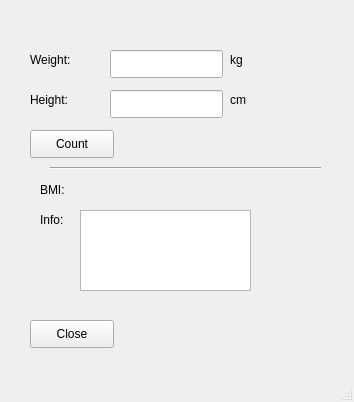
<?xml version="1.0" encoding="UTF-8"?>
<ui version="4.0">
 <class>MainWindow</class>
 <widget class="QMainWindow" name="MainWindow">
  <property name="geometry">
   <rect>
    <x>0</x>
    <y>0</y>
    <width>354</width>
    <height>402</height>
   </rect>
  </property>
  <property name="windowTitle">
   <string>MainWindow</string>
  </property>
  <widget class="QWidget" name="centralwidget">
   <widget class="QLabel" name="label">
    <property name="geometry">
     <rect>
      <x>30</x>
      <y>50</y>
      <width>63</width>
      <height>20</height>
     </rect>
    </property>
    <property name="text">
     <string>Weight:</string>
    </property>
   </widget>
   <widget class="QLabel" name="label_2">
    <property name="geometry">
     <rect>
      <x>30</x>
      <y>90</y>
      <width>63</width>
      <height>20</height>
     </rect>
    </property>
    <property name="text">
     <string>Height:</string>
    </property>
   </widget>
   <widget class="QLabel" name="label_3">
    <property name="geometry">
     <rect>
      <x>40</x>
      <y>180</y>
      <width>63</width>
      <height>20</height>
     </rect>
    </property>
    <property name="text">
     <string>BMI:</string>
    </property>
   </widget>
   <widget class="QLabel" name="label_4">
    <property name="geometry">
     <rect>
      <x>40</x>
      <y>210</y>
      <width>63</width>
      <height>20</height>
     </rect>
    </property>
    <property name="text">
     <string>Info:</string>
    </property>
   </widget>
   <widget class="QPushButton" name="closeButton">
    <property name="geometry">
     <rect>
      <x>30</x>
      <y>320</y>
      <width>84</width>
      <height>28</height>
     </rect>
    </property>
    <property name="text">
     <string>Close</string>
    </property>
   </widget>
   <widget class="QTextBrowser" name="infoTextBrowser">
    <property name="geometry">
     <rect>
      <x>80</x>
      <y>210</y>
      <width>171</width>
      <height>81</height>
     </rect>
    </property>
   </widget>
   <widget class="QLineEdit" name="weightLineEdit">
    <property name="geometry">
     <rect>
      <x>110</x>
      <y>50</y>
      <width>113</width>
      <height>28</height>
     </rect>
    </property>
   </widget>
   <widget class="QLineEdit" name="heightLineEdit">
    <property name="geometry">
     <rect>
      <x>110</x>
      <y>90</y>
      <width>113</width>
      <height>28</height>
     </rect>
    </property>
   </widget>
   <widget class="Line" name="line">
    <property name="geometry">
     <rect>
      <x>50</x>
      <y>160</y>
      <width>271</width>
      <height>16</height>
     </rect>
    </property>
    <property name="orientation">
     <enum>Qt::Horizontal</enum>
    </property>
   </widget>
   <widget class="QPushButton" name="countButton">
    <property name="geometry">
     <rect>
      <x>30</x>
      <y>130</y>
      <width>84</width>
      <height>28</height>
     </rect>
    </property>
    <property name="text">
     <string>Count</string>
    </property>
   </widget>
   <widget class="QLabel" name="label_5">
    <property name="geometry">
     <rect>
      <x>230</x>
      <y>50</y>
      <width>63</width>
      <height>20</height>
     </rect>
    </property>
    <property name="text">
     <string>kg</string>
    </property>
   </widget>
   <widget class="QLabel" name="label_6">
    <property name="geometry">
     <rect>
      <x>230</x>
      <y>90</y>
      <width>63</width>
      <height>20</height>
     </rect>
    </property>
    <property name="text">
     <string>cm</string>
    </property>
   </widget>
   <widget class="QLabel" name="resultLabel">
    <property name="geometry">
     <rect>
      <x>90</x>
      <y>180</y>
      <width>181</width>
      <height>20</height>
     </rect>
    </property>
    <property name="text">
     <string/>
    </property>
   </widget>
  </widget>
  <widget class="QMenuBar" name="menubar">
   <property name="geometry">
    <rect>
     <x>0</x>
     <y>0</y>
     <width>354</width>
     <height>25</height>
    </rect>
   </property>
  </widget>
  <widget class="QStatusBar" name="statusbar"/>
 </widget>
 <resources/>
 <connections>
  <connection>
   <sender>closeButton</sender>
   <signal>clicked()</signal>
   <receiver>MainWindow</receiver>
   <slot>close()</slot>
   <hints>
    <hint type="sourcelabel">
     <x>71</x>
     <y>358</y>
    </hint>
    <hint type="destinationlabel">
     <x>196</x>
     <y>228</y>
    </hint>
   </hints>
  </connection>
 </connections>
</ui>
